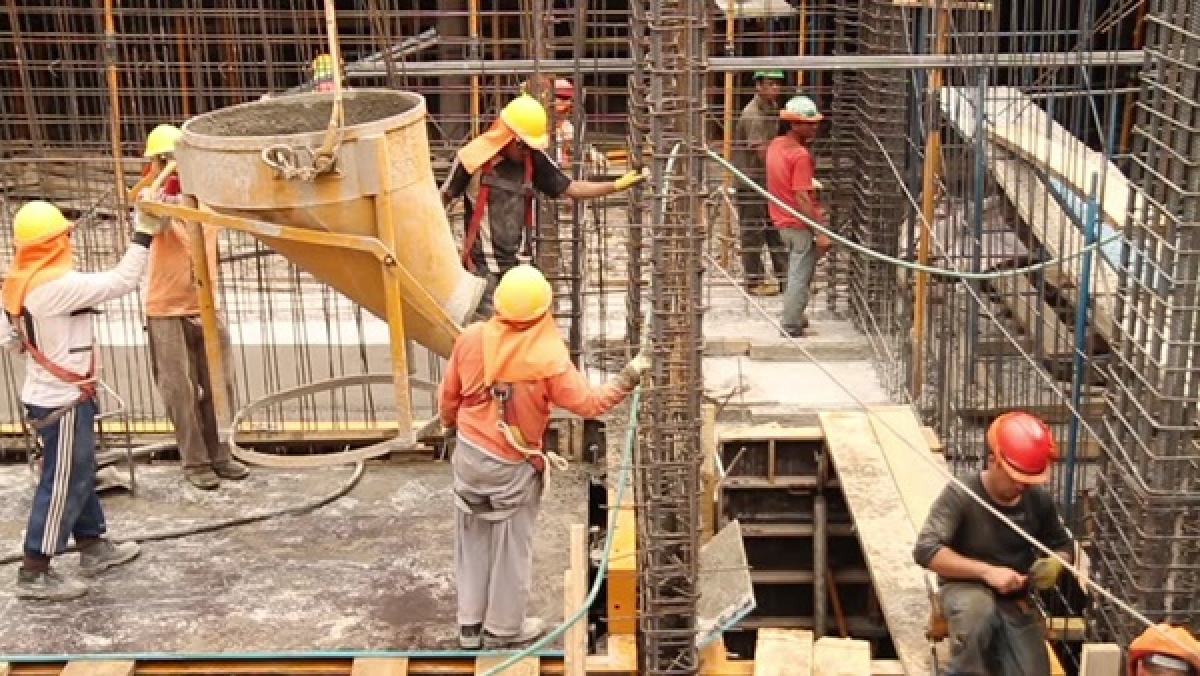
#> input picture DIP_LAB_2_BT23CSE182/assets/Construction-workers.jpg, 1200 x 676 px, found by its file name
$ python hist_eq.py
#> lines starting #> are read from the running program, lines starting #| are printed output that depends on the picture
from PIL import Image
import numpy as np
import matplotlib.pyplot as plt
from pathlib import Path

# ----------------------------
# Setup
# ----------------------------
base_path = Path(r"C:\Users\Raghu\Downloads\Incidence_response_agent\DIP_lab_2_BT23CSE182")
image_path = base_path / "assets" / "Construction-workers.jpg"
results_path = base_path / "results"
results_path.mkdir(parents=True, exist_ok=True)

# ----------------------------
# Read + Histogram Equalization
# ----------------------------
img = Image.open(image_path).convert("L")
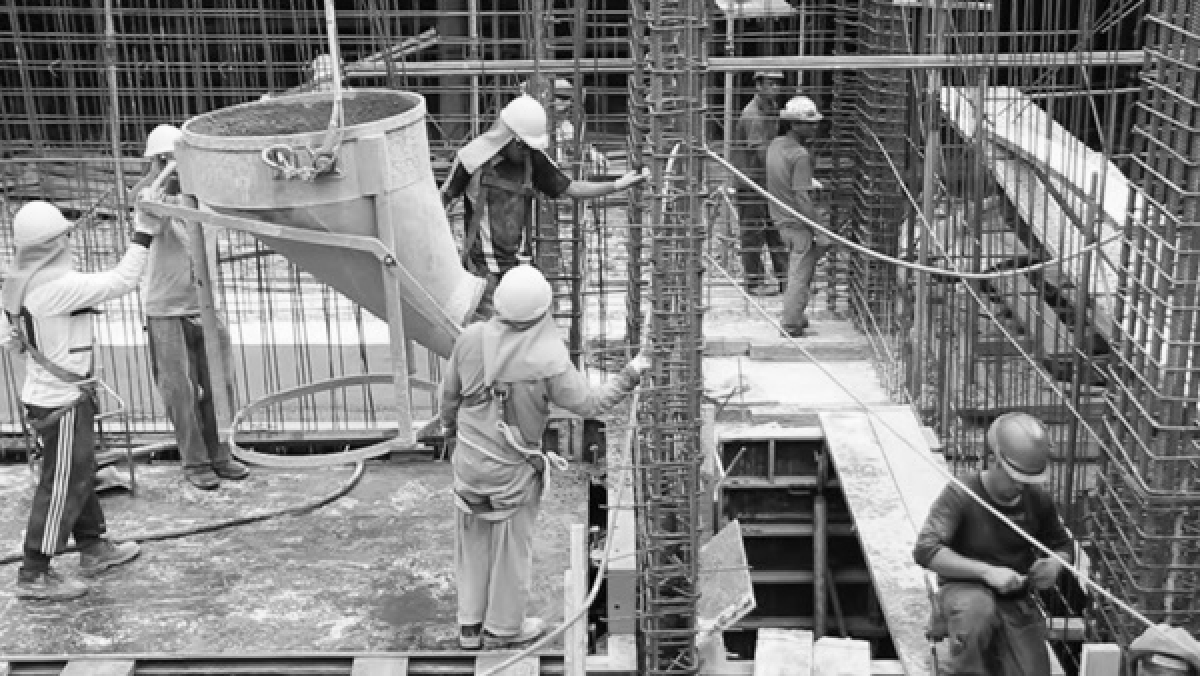
#> img: PIL image 1200x676 L; min 1, max 255, mean 128.6
img_np = np.array(img)

# Histogram equalization
hist, bins = np.histogram(img_np.flatten(), 256, [0,256])
#> hist = 256 values, max 4650 at index 163, min 0 at index 0, mean 3168.8; bins = 257 values from 0 to 256
cdf = hist.cumsum()
#> cdf = 256 values from 0 to 811200
cdf_normalized = (cdf - cdf.min()) * 255 / (cdf.max() - cdf.min())
#> cdf_normalized = 256 values from 0 to 255
equalized = np.interp(img_np.flatten(), bins[:-1], cdf_normalized).reshape(img_np.shape).astype(np.uint8)

# ----------------------------
# Plot Images + Histograms Side by Side
# ----------------------------
fig, axes = plt.subplots(2, 2, figsize=(12, 8))

# Original image
axes[0,0].imshow(img_np, cmap="gray")
axes[0,0].set_title("Original")
axes[0,0].axis("off")

# Equalized image
axes[0,1].imshow(equalized, cmap="gray")
axes[0,1].set_title("Histogram Equalized")
axes[0,1].axis("off")

# Histogram of original
axes[1,0].hist(img_np.flatten(), bins=256, color='gray')
axes[1,0].set_title("Original Histogram")

# Histogram of equalized
axes[1,1].hist(equalized.flatten(), bins=256, color='gray')
axes[1,1].set_title("Equalized Histogram")

# Tight layout and save
plt.tight_layout()
comparison_path = results_path / "original_vs_equalized_with_hist.jpg"
plt.savefig(comparison_path, bbox_inches="tight")
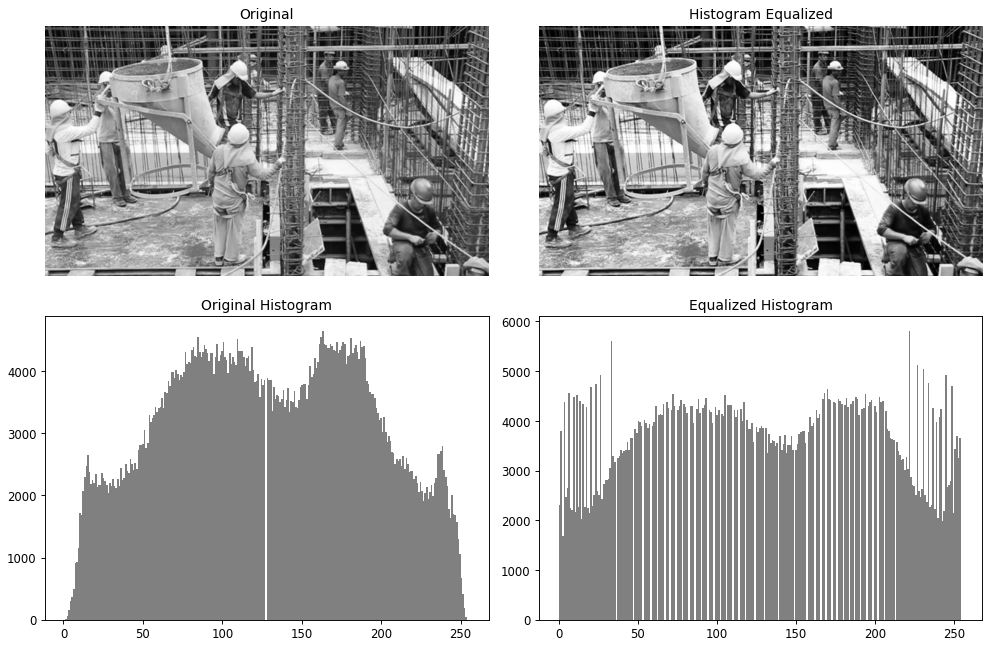
#> figure drawn by matplotlib, 4 panels; panel 3: tallest bar 4650 high, from x = 162.7 to 163.7; panel 4: tallest bar 5815 high, from x = 221.1 to 222.1
plt.close(fig)

print(f"✅ Saved combined image with histograms at: {comparison_path}")
